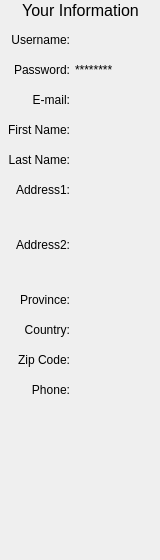
<?xml version="1.0" encoding="UTF-8"?>
<ui version="4.0">
 <class>Form</class>
 <widget class="QWidget" name="Form">
  <property name="geometry">
   <rect>
    <x>0</x>
    <y>0</y>
    <width>160</width>
    <height>560</height>
   </rect>
  </property>
  <property name="windowTitle">
   <string>Form</string>
  </property>
  <widget class="QLabel" name="label">
   <property name="geometry">
    <rect>
     <x>0</x>
     <y>0</y>
     <width>161</width>
     <height>21</height>
    </rect>
   </property>
   <property name="font">
    <font>
     <pointsize>12</pointsize>
    </font>
   </property>
   <property name="text">
    <string>Your Information</string>
   </property>
   <property name="alignment">
    <set>Qt::AlignCenter</set>
   </property>
  </widget>
  <widget class="QLabel" name="label_02_password_head">
   <property name="geometry">
    <rect>
     <x>0</x>
     <y>60</y>
     <width>70</width>
     <height>20</height>
    </rect>
   </property>
   <property name="text">
    <string>Password:</string>
   </property>
   <property name="alignment">
    <set>Qt::AlignRight|Qt::AlignTrailing|Qt::AlignVCenter</set>
   </property>
  </widget>
  <widget class="QLabel" name="label_07_address1_head">
   <property name="geometry">
    <rect>
     <x>0</x>
     <y>180</y>
     <width>70</width>
     <height>20</height>
    </rect>
   </property>
   <property name="text">
    <string>Address1:</string>
   </property>
   <property name="alignment">
    <set>Qt::AlignRight|Qt::AlignTrailing|Qt::AlignVCenter</set>
   </property>
  </widget>
  <widget class="QLabel" name="label_11_zipcode_head">
   <property name="geometry">
    <rect>
     <x>0</x>
     <y>350</y>
     <width>70</width>
     <height>20</height>
    </rect>
   </property>
   <property name="text">
    <string>Zip Code:</string>
   </property>
   <property name="alignment">
    <set>Qt::AlignRight|Qt::AlignTrailing|Qt::AlignVCenter</set>
   </property>
  </widget>
  <widget class="QLabel" name="label_09_province_head">
   <property name="geometry">
    <rect>
     <x>0</x>
     <y>290</y>
     <width>70</width>
     <height>20</height>
    </rect>
   </property>
   <property name="text">
    <string>Province:</string>
   </property>
   <property name="alignment">
    <set>Qt::AlignRight|Qt::AlignTrailing|Qt::AlignVCenter</set>
   </property>
  </widget>
  <widget class="QLabel" name="label_08_address2_head">
   <property name="geometry">
    <rect>
     <x>0</x>
     <y>235</y>
     <width>70</width>
     <height>20</height>
    </rect>
   </property>
   <property name="text">
    <string>Address2:</string>
   </property>
   <property name="alignment">
    <set>Qt::AlignRight|Qt::AlignTrailing|Qt::AlignVCenter</set>
   </property>
  </widget>
  <widget class="QLabel" name="label_10_country_head">
   <property name="geometry">
    <rect>
     <x>0</x>
     <y>320</y>
     <width>70</width>
     <height>20</height>
    </rect>
   </property>
   <property name="text">
    <string>Country:</string>
   </property>
   <property name="alignment">
    <set>Qt::AlignRight|Qt::AlignTrailing|Qt::AlignVCenter</set>
   </property>
  </widget>
  <widget class="QLabel" name="label_04_email_head">
   <property name="geometry">
    <rect>
     <x>0</x>
     <y>90</y>
     <width>70</width>
     <height>20</height>
    </rect>
   </property>
   <property name="text">
    <string>E-mail:</string>
   </property>
   <property name="alignment">
    <set>Qt::AlignRight|Qt::AlignTrailing|Qt::AlignVCenter</set>
   </property>
  </widget>
  <widget class="QLabel" name="label_12_phonenumber_head">
   <property name="geometry">
    <rect>
     <x>0</x>
     <y>380</y>
     <width>70</width>
     <height>20</height>
    </rect>
   </property>
   <property name="text">
    <string>Phone:</string>
   </property>
   <property name="alignment">
    <set>Qt::AlignRight|Qt::AlignTrailing|Qt::AlignVCenter</set>
   </property>
  </widget>
  <widget class="QLabel" name="label_05_firstname_head">
   <property name="geometry">
    <rect>
     <x>0</x>
     <y>120</y>
     <width>70</width>
     <height>20</height>
    </rect>
   </property>
   <property name="text">
    <string>First Name:</string>
   </property>
   <property name="alignment">
    <set>Qt::AlignRight|Qt::AlignTrailing|Qt::AlignVCenter</set>
   </property>
  </widget>
  <widget class="QLabel" name="label_01_username_head">
   <property name="geometry">
    <rect>
     <x>0</x>
     <y>30</y>
     <width>70</width>
     <height>20</height>
    </rect>
   </property>
   <property name="text">
    <string>Username:</string>
   </property>
   <property name="alignment">
    <set>Qt::AlignRight|Qt::AlignTrailing|Qt::AlignVCenter</set>
   </property>
  </widget>
  <widget class="QLabel" name="label_06_lastname_head">
   <property name="geometry">
    <rect>
     <x>0</x>
     <y>150</y>
     <width>70</width>
     <height>20</height>
    </rect>
   </property>
   <property name="text">
    <string>Last Name:</string>
   </property>
   <property name="alignment">
    <set>Qt::AlignRight|Qt::AlignTrailing|Qt::AlignVCenter</set>
   </property>
  </widget>
  <widget class="QLabel" name="label_06_lastname">
   <property name="geometry">
    <rect>
     <x>75</x>
     <y>150</y>
     <width>75</width>
     <height>20</height>
    </rect>
   </property>
   <property name="text">
    <string>&lt;lastname&gt;</string>
   </property>
   <property name="alignment">
    <set>Qt::AlignLeading|Qt::AlignLeft|Qt::AlignVCenter</set>
   </property>
  </widget>
  <widget class="QLabel" name="label_07_address1">
   <property name="geometry">
    <rect>
     <x>75</x>
     <y>183</y>
     <width>75</width>
     <height>50</height>
    </rect>
   </property>
   <property name="text">
    <string>&lt;address1&gt;</string>
   </property>
   <property name="alignment">
    <set>Qt::AlignLeading|Qt::AlignLeft|Qt::AlignTop</set>
   </property>
  </widget>
  <widget class="QLabel" name="label_08_address2">
   <property name="geometry">
    <rect>
     <x>75</x>
     <y>238</y>
     <width>75</width>
     <height>50</height>
    </rect>
   </property>
   <property name="text">
    <string>&lt;address2&gt;</string>
   </property>
   <property name="alignment">
    <set>Qt::AlignLeading|Qt::AlignLeft|Qt::AlignTop</set>
   </property>
  </widget>
  <widget class="QLabel" name="label_10_country">
   <property name="geometry">
    <rect>
     <x>75</x>
     <y>320</y>
     <width>75</width>
     <height>20</height>
    </rect>
   </property>
   <property name="text">
    <string>&lt;country&gt;</string>
   </property>
   <property name="alignment">
    <set>Qt::AlignLeading|Qt::AlignLeft|Qt::AlignVCenter</set>
   </property>
  </widget>
  <widget class="QLabel" name="label_01_username">
   <property name="geometry">
    <rect>
     <x>75</x>
     <y>30</y>
     <width>75</width>
     <height>20</height>
    </rect>
   </property>
   <property name="text">
    <string>&lt;username&gt;</string>
   </property>
   <property name="alignment">
    <set>Qt::AlignLeading|Qt::AlignLeft|Qt::AlignVCenter</set>
   </property>
  </widget>
  <widget class="QLabel" name="label_11_zipcode">
   <property name="geometry">
    <rect>
     <x>75</x>
     <y>350</y>
     <width>75</width>
     <height>20</height>
    </rect>
   </property>
   <property name="text">
    <string>&lt;zipcode&gt;</string>
   </property>
   <property name="alignment">
    <set>Qt::AlignLeading|Qt::AlignLeft|Qt::AlignVCenter</set>
   </property>
  </widget>
  <widget class="QLabel" name="label_09_province">
   <property name="geometry">
    <rect>
     <x>75</x>
     <y>290</y>
     <width>75</width>
     <height>20</height>
    </rect>
   </property>
   <property name="text">
    <string>&lt;province&gt;</string>
   </property>
   <property name="alignment">
    <set>Qt::AlignLeading|Qt::AlignLeft|Qt::AlignVCenter</set>
   </property>
  </widget>
  <widget class="QLabel" name="label_02_password">
   <property name="geometry">
    <rect>
     <x>75</x>
     <y>60</y>
     <width>75</width>
     <height>20</height>
    </rect>
   </property>
   <property name="text">
    <string>********</string>
   </property>
   <property name="alignment">
    <set>Qt::AlignLeading|Qt::AlignLeft|Qt::AlignVCenter</set>
   </property>
  </widget>
  <widget class="QLabel" name="label_12_phonenumber">
   <property name="geometry">
    <rect>
     <x>75</x>
     <y>380</y>
     <width>75</width>
     <height>20</height>
    </rect>
   </property>
   <property name="text">
    <string>&lt;phone&gt;</string>
   </property>
   <property name="alignment">
    <set>Qt::AlignLeading|Qt::AlignLeft|Qt::AlignVCenter</set>
   </property>
  </widget>
  <widget class="QLabel" name="label_04_email">
   <property name="geometry">
    <rect>
     <x>75</x>
     <y>90</y>
     <width>75</width>
     <height>20</height>
    </rect>
   </property>
   <property name="text">
    <string>&lt;email&gt;</string>
   </property>
   <property name="alignment">
    <set>Qt::AlignLeading|Qt::AlignLeft|Qt::AlignVCenter</set>
   </property>
  </widget>
  <widget class="QLabel" name="label_05_firstname">
   <property name="geometry">
    <rect>
     <x>75</x>
     <y>120</y>
     <width>75</width>
     <height>20</height>
    </rect>
   </property>
   <property name="text">
    <string>&lt;firstname&gt;</string>
   </property>
   <property name="alignment">
    <set>Qt::AlignLeading|Qt::AlignLeft|Qt::AlignVCenter</set>
   </property>
  </widget>
 </widget>
 <resources/>
 <connections/>
</ui>
